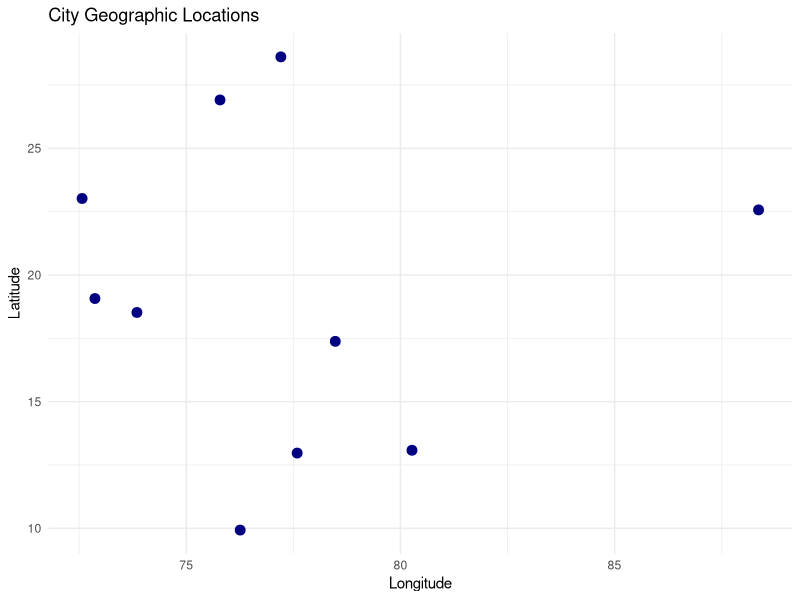
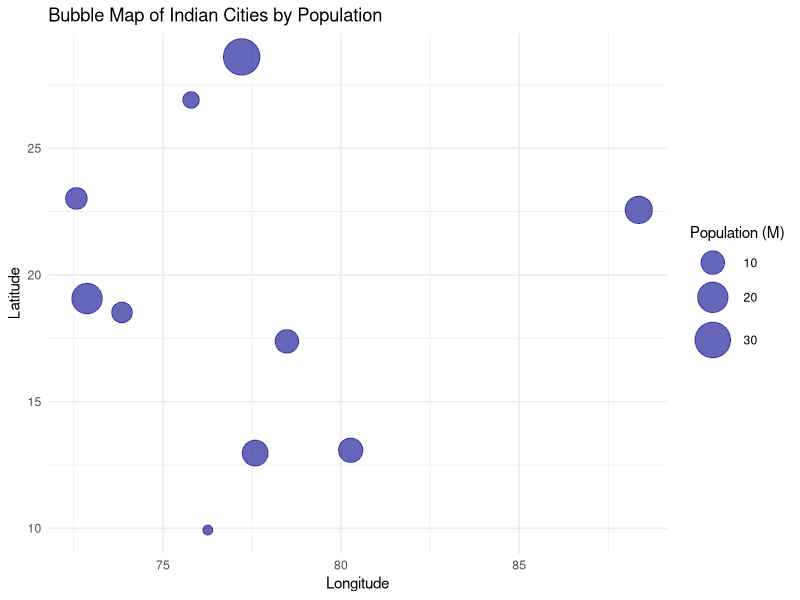
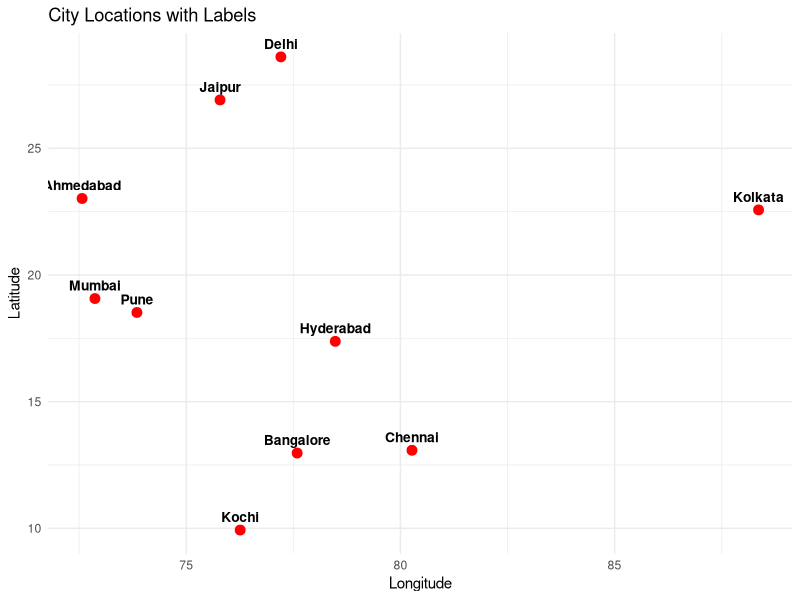
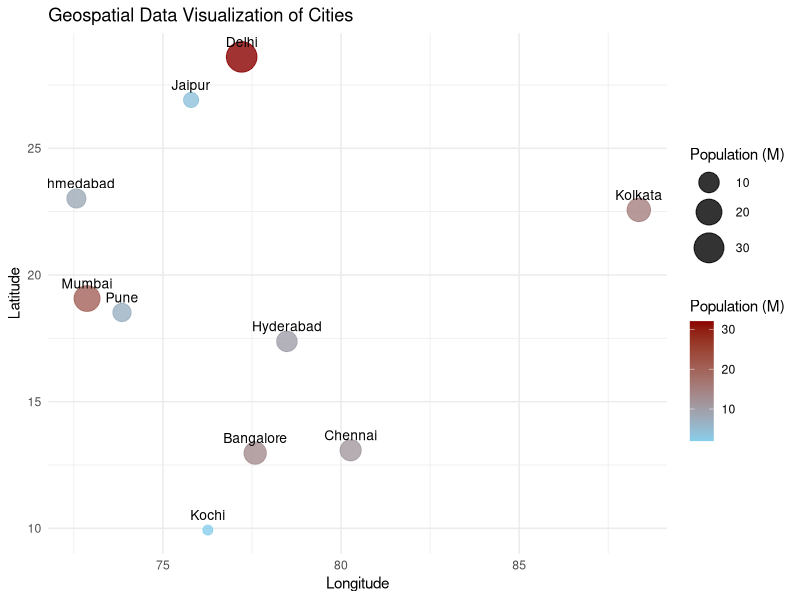

These charts were generated, in order, by the following R code:
# Load required libraries
library(ggplot2)

# Create Dataset
geo_df <- data.frame(
  City = c("Chennai", "Bangalore", "Hyderabad", "Mumbai", "Delhi", "Pune", "Kolkata", "Ahmedabad", "Jaipur", "Kochi"),
  Latitude = c(13.08, 12.97, 17.38, 19.07, 28.61, 18.52, 22.57, 23.02, 26.91, 9.93),
  Longitude = c(80.27, 77.59, 78.48, 72.87, 77.21, 73.85, 88.36, 72.57, 75.79, 76.26),
  Population = c(11, 13, 10, 20, 32, 7, 15, 8, 4, 2)
)
# Q1: Scatter Map using Longitude and Latitude
ggplot(geo_df, aes(x = Longitude, y = Latitude)) +
  geom_point(color = "navy", size = 3) +
  theme_minimal() +
  labs(title = "City Geographic Locations", x = "Longitude", y = "Latitude")
# Q2: Bubble Map with size mapped to Population
ggplot(geo_df, aes(x = Longitude, y = Latitude, size = Population)) +
  geom_point(alpha = 0.6, color = "darkblue") +
  scale_size_continuous(range = c(3, 12)) +
  theme_minimal() +
  labs(title = "Bubble Map of Indian Cities by Population", x = "Longitude", y = "Latitude", size = "Population (M)")
# Q3: Labeled City Scatter Map
ggplot(geo_df, aes(x = Longitude, y = Latitude)) +
  geom_point(color = "red", size = 3) +
  geom_text(aes(label = City), vjust = -0.8, fontface = "bold", size = 3.5) +
  theme_minimal() +
  labs(title = "City Locations with Labels", x = "Longitude", y = "Latitude")
# Q4: Geospatial Bubble Map with Color Scale & Labels
ggplot(geo_df, aes(x = Longitude, y = Latitude, size = Population, color = Population)) +
  geom_point(alpha = 0.8) +
  geom_text(aes(label = City), vjust = -1, color = "black", size = 3.5) +
  scale_color_gradient(low = "skyblue", high = "darkred") +
  scale_size_continuous(range = c(3, 10)) +
  theme_minimal() +
  labs(title = "Geospatial Data Visualization of Cities",
       x = "Longitude", y = "Latitude",
       size = "Population (M)", color = "Population (M)")
